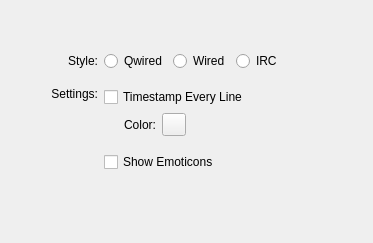
     <widget class="QWidget" name="tab_chat">
      <attribute name="title">
       <string>Chat</string>
      </attribute>
      <layout class="QGridLayout">
       <item row="0" column="2">
        <spacer>
         <property name="orientation">
          <enum>Qt::Vertical</enum>
         </property>
         <property name="sizeHint" stdset="0">
          <size>
           <width>20</width>
           <height>40</height>
          </size>
         </property>
        </spacer>
       </item>
       <item row="1" column="0">
        <spacer>
         <property name="orientation">
          <enum>Qt::Horizontal</enum>
         </property>
         <property name="sizeHint" stdset="0">
          <size>
           <width>40</width>
           <height>20</height>
          </size>
         </property>
        </spacer>
       </item>
       <item row="1" column="1" colspan="2">
        <layout class="QGridLayout">
         <item row="0" column="0">
          <widget class="QLabel" name="label_29">
           <property name="text">
            <string>Style:</string>
           </property>
           <property name="alignment">
            <set>Qt::AlignRight|Qt::AlignTrailing|Qt::AlignVCenter</set>
           </property>
          </widget>
         </item>
         <item row="0" column="1">
          <layout class="QHBoxLayout">
           <item>
            <widget class="QRadioButton" name="fChatStyleQwired">
             <property name="text">
              <string>Qwired</string>
             </property>
            </widget>
           </item>
           <item>
            <widget class="QRadioButton" name="fChatStyleWired">
             <property name="text">
              <string>Wired</string>
             </property>
            </widget>
           </item>
           <item>
            <widget class="QRadioButton" name="fChatStyleIRC">
             <property name="text">
              <string>IRC</string>
             </property>
            </widget>
           </item>
           <item>
            <spacer>
             <property name="orientation">
              <enum>Qt::Horizontal</enum>
             </property>
             <property name="sizeHint" stdset="0">
              <size>
               <width>40</width>
               <height>20</height>
              </size>
             </property>
            </spacer>
           </item>
          </layout>
         </item>
         <item row="2" column="0">
          <widget class="QLabel" name="label_31">
           <property name="text">
            <string>Settings:</string>
           </property>
           <property name="alignment">
            <set>Qt::AlignRight|Qt::AlignTop|Qt::AlignTrailing</set>
           </property>
          </widget>
         </item>
         <item row="2" column="1">
          <layout class="QVBoxLayout">
           <item>
            <widget class="QCheckBox" name="fChatTimestampLine">
             <property name="text">
              <string>Timestamp Every Line</string>
             </property>
            </widget>
           </item>
           <item>
            <layout class="QHBoxLayout">
             <item>
              <spacer>
               <property name="orientation">
                <enum>Qt::Horizontal</enum>
               </property>
               <property name="sizeType">
                <enum>QSizePolicy::Fixed</enum>
               </property>
               <property name="sizeHint" stdset="0">
                <size>
                 <width>20</width>
                 <height>20</height>
                </size>
               </property>
              </spacer>
             </item>
             <item>
              <widget class="QLabel" name="label_30">
               <property name="text">
                <string>Color:</string>
               </property>
               <property name="alignment">
                <set>Qt::AlignRight|Qt::AlignTrailing|Qt::AlignVCenter</set>
               </property>
              </widget>
             </item>
             <item>
              <widget class="WidgetColorButton" name="fChatTimeColor">
               <property name="text">
                <string/>
               </property>
              </widget>
             </item>
             <item>
              <spacer>
               <property name="orientation">
                <enum>Qt::Horizontal</enum>
               </property>
               <property name="sizeHint" stdset="0">
                <size>
                 <width>40</width>
                 <height>20</height>
                </size>
               </property>
              </spacer>
             </item>
            </layout>
           </item>
           <item>
            <spacer>
             <property name="orientation">
              <enum>Qt::Vertical</enum>
             </property>
             <property name="sizeType">
              <enum>QSizePolicy::Fixed</enum>
             </property>
             <property name="sizeHint" stdset="0">
              <size>
               <width>20</width>
               <height>10</height>
              </size>
             </property>
            </spacer>
           </item>
           <item>
            <layout class="QVBoxLayout">
             <property name="spacing">
              <number>0</number>
             </property>
             <item>
              <widget class="QCheckBox" name="fChatEmoticons">
               <property name="text">
                <string>Show Emoticons</string>
               </property>
              </widget>
             </item>
             <item>
              <layout class="QHBoxLayout">
               <property name="spacing">
                <number>5</number>
               </property>
               <item>
                <spacer>
                 <property name="orientation">
                  <enum>Qt::Horizontal</enum>
                 </property>
                 <property name="sizeType">
                  <enum>QSizePolicy::Fixed</enum>
                 </property>
                 <property name="sizeHint" stdset="0">
                  <size>
                   <width>20</width>
                   <height>16</height>
                  </size>
                 </property>
                </spacer>
               </item>
               <item>
                <widget class="QLabel" name="label_32">
                 <property name="text">
                  <string/>
                 </property>
                 <property name="pixmap">
                  <pixmap>:/icons/emotes/face-grin.png</pixmap>
                 </property>
                </widget>
               </item>
               <item>
                <widget class="QLabel" name="label_33">
                 <property name="text">
                  <string/>
                 </property>
                 <property name="pixmap">
                  <pixmap>:/icons/emotes/face-wink.png</pixmap>
                 </property>
                </widget>
               </item>
               <item>
                <widget class="QLabel" name="label_34">
                 <property name="text">
                  <string/>
                 </property>
                 <property name="pixmap">
                  <pixmap>:/icons/emotes/face-cat.png</pixmap>
                 </property>
                </widget>
               </item>
               <item>
                <spacer>
                 <property name="orientation">
                  <enum>Qt::Horizontal</enum>
                 </property>
                 <property name="sizeHint" stdset="0">
                  <size>
                   <width>40</width>
                   <height>20</height>
                  </size>
                 </property>
                </spacer>
               </item>
              </layout>
             </item>
            </layout>
           </item>
          </layout>
         </item>
         <item row="1" column="1">
          <spacer>
           <property name="orientation">
            <enum>Qt::Vertical</enum>
           </property>
           <property name="sizeType">
            <enum>QSizePolicy::Fixed</enum>
           </property>
           <property name="sizeHint" stdset="0">
            <size>
             <width>20</width>
             <height>10</height>
            </size>
           </property>
          </spacer>
         </item>
        </layout>
       </item>
       <item row="1" column="3">
        <spacer>
         <property name="orientation">
          <enum>Qt::Horizontal</enum>
         </property>
         <property name="sizeHint" stdset="0">
          <size>
           <width>40</width>
           <height>20</height>
          </size>
         </property>
        </spacer>
       </item>
       <item row="2" column="1">
        <spacer>
         <property name="orientation">
          <enum>Qt::Vertical</enum>
         </property>
         <property name="sizeHint" stdset="0">
          <size>
           <width>20</width>
           <height>40</height>
          </size>
         </property>
        </spacer>
       </item>
      </layout>
     </widget>
